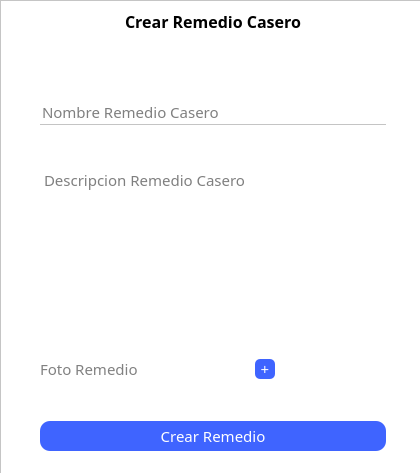
<?xml version="1.0" encoding="UTF-8"?>
<ui version="4.0">
 <class>administrador_crear_remedio</class>
 <widget class="QDialog" name="administrador_crear_remedio">
  <property name="geometry">
   <rect>
    <x>0</x>
    <y>0</y>
    <width>420</width>
    <height>473</height>
   </rect>
  </property>
  <property name="windowTitle">
   <string>Dialog</string>
  </property>
  <widget class="QFrame" name="frame">
   <property name="geometry">
    <rect>
     <x>0</x>
     <y>0</y>
     <width>431</width>
     <height>481</height>
    </rect>
   </property>
   <property name="styleSheet">
    <string notr="true">background-color: rgb(255, 255, 255);
</string>
   </property>
   <property name="frameShape">
    <enum>QFrame::StyledPanel</enum>
   </property>
   <property name="frameShadow">
    <enum>QFrame::Raised</enum>
   </property>
   <widget class="QWidget" name="layoutWidget">
    <property name="geometry">
     <rect>
      <x>40</x>
      <y>10</y>
      <width>346</width>
      <height>441</height>
     </rect>
    </property>
    <layout class="QVBoxLayout" name="verticalLayout">
     <item>
      <widget class="QLabel" name="label_2">
       <property name="font">
        <font>
         <family>Montserrat</family>
         <pointsize>12</pointsize>
         <weight>75</weight>
         <bold>true</bold>
        </font>
       </property>
       <property name="text">
        <string>Crear Remedio Casero</string>
       </property>
       <property name="alignment">
        <set>Qt::AlignCenter</set>
       </property>
      </widget>
     </item>
     <item>
      <layout class="QHBoxLayout" name="horizontalLayout">
       <item>
        <spacer name="horizontalSpacer">
         <property name="orientation">
          <enum>Qt::Horizontal</enum>
         </property>
         <property name="sizeHint" stdset="0">
          <size>
           <width>40</width>
           <height>20</height>
          </size>
         </property>
        </spacer>
       </item>
       <item>
        <widget class="QLabel" name="foto">
         <property name="styleSheet">
          <string notr="true">background-color:none;</string>
         </property>
         <property name="text">
          <string/>
         </property>
         <property name="pixmap">
          <pixmap resource="../../resources.qrc">:/imagenes/Imagenes/imgTipTest.png</pixmap>
         </property>
        </widget>
       </item>
       <item>
        <spacer name="horizontalSpacer_2">
         <property name="orientation">
          <enum>Qt::Horizontal</enum>
         </property>
         <property name="sizeHint" stdset="0">
          <size>
           <width>40</width>
           <height>20</height>
          </size>
         </property>
        </spacer>
       </item>
      </layout>
     </item>
     <item>
      <spacer name="verticalSpacer_4">
       <property name="orientation">
        <enum>Qt::Vertical</enum>
       </property>
       <property name="sizeHint" stdset="0">
        <size>
         <width>20</width>
         <height>40</height>
        </size>
       </property>
      </spacer>
     </item>
     <item>
      <widget class="QLineEdit" name="nombreRemedio">
       <property name="font">
        <font>
         <family>Montserrat</family>
         <pointsize>11</pointsize>
        </font>
       </property>
       <property name="styleSheet">
        <string notr="true">border: none;
border-bottom: 1px solid #C4C4C4;</string>
       </property>
       <property name="placeholderText">
        <string>Nombre Remedio Casero</string>
       </property>
      </widget>
     </item>
     <item>
      <spacer name="verticalSpacer_3">
       <property name="orientation">
        <enum>Qt::Vertical</enum>
       </property>
       <property name="sizeHint" stdset="0">
        <size>
         <width>20</width>
         <height>40</height>
        </size>
       </property>
      </spacer>
     </item>
     <item>
      <widget class="QPlainTextEdit" name="descripcion">
       <property name="font">
        <font>
         <family>Montserrat</family>
         <pointsize>11</pointsize>
        </font>
       </property>
       <property name="styleSheet">
        <string notr="true">border:none;</string>
       </property>
       <property name="placeholderText">
        <string>Descripcion Remedio Casero</string>
       </property>
      </widget>
     </item>
     <item>
      <layout class="QHBoxLayout" name="horizontalLayout_4">
       <item>
        <widget class="QLabel" name="label_9">
         <property name="font">
          <font>
           <family>Montserrat</family>
           <pointsize>11</pointsize>
          </font>
         </property>
         <property name="styleSheet">
          <string notr="true">color: rgb(129, 129, 129);</string>
         </property>
         <property name="text">
          <string>Foto Remedio</string>
         </property>
        </widget>
       </item>
       <item>
        <spacer name="horizontalSpacer_4">
         <property name="orientation">
          <enum>Qt::Horizontal</enum>
         </property>
         <property name="sizeHint" stdset="0">
          <size>
           <width>40</width>
           <height>20</height>
          </size>
         </property>
        </spacer>
       </item>
       <item>
        <widget class="QPushButton" name="btn_foto">
         <property name="minimumSize">
          <size>
           <width>20</width>
           <height>20</height>
          </size>
         </property>
         <property name="maximumSize">
          <size>
           <width>20</width>
           <height>20</height>
          </size>
         </property>
         <property name="font">
          <font>
           <family>Montserrat</family>
           <pointsize>11</pointsize>
          </font>
         </property>
         <property name="styleSheet">
          <string notr="true">*{
border: none;
background: #3f64FF;
color: white;
border-radius: 5px;
}

:hover{
	background: white;
	border: 1px solid #3f64FF;
	color: #3f64FF;
}</string>
         </property>
         <property name="text">
          <string>+</string>
         </property>
        </widget>
       </item>
       <item>
        <spacer name="horizontalSpacer_3">
         <property name="orientation">
          <enum>Qt::Horizontal</enum>
         </property>
         <property name="sizeHint" stdset="0">
          <size>
           <width>40</width>
           <height>20</height>
          </size>
         </property>
        </spacer>
       </item>
      </layout>
     </item>
     <item>
      <spacer name="verticalSpacer_2">
       <property name="orientation">
        <enum>Qt::Vertical</enum>
       </property>
       <property name="sizeHint" stdset="0">
        <size>
         <width>20</width>
         <height>40</height>
        </size>
       </property>
      </spacer>
     </item>
     <item>
      <widget class="QPushButton" name="btn_crear">
       <property name="minimumSize">
        <size>
         <width>50</width>
         <height>30</height>
        </size>
       </property>
       <property name="font">
        <font>
         <family>Montserrat</family>
         <pointsize>11</pointsize>
        </font>
       </property>
       <property name="styleSheet">
        <string notr="true">*{
border: none;
background: #3f64FF;
color: white;
border-radius: 10px;
}

:hover{
	background: white;
	border: 1px solid #3f64FF;
	color: #3f64FF;
}</string>
       </property>
       <property name="text">
        <string>Crear Remedio</string>
       </property>
      </widget>
     </item>
    </layout>
   </widget>
  </widget>
 </widget>
 <resources>
  <include location="../../resources.qrc"/>
 </resources>
 <connections/>
</ui>
